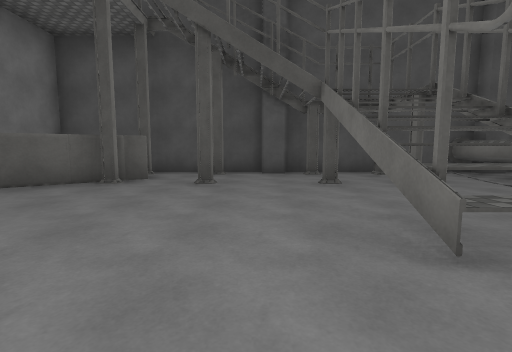
view 1 (above)

16 first-person views from a walk through a Unity game level. The camera is 1.3 m above the floor, tilts 6° down and sees 85° across. The floor is counted in squares, 2 m on a side. Each view is taken from the middle of a square. On the plan, view 1 faces up. The plan holds only what a view shows up to about 9 squares ahead; the rest is blank. The place goes on beyond the plan. The player is left out. Surface patterns are stand-ins for the level's own textures.

view 2
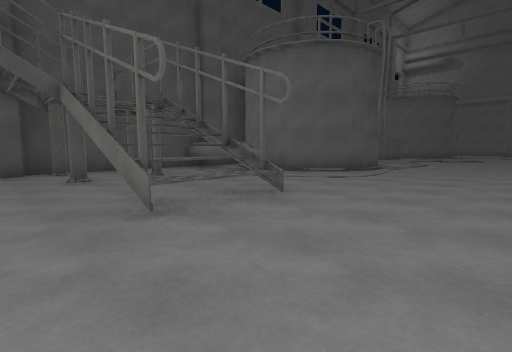

view 3
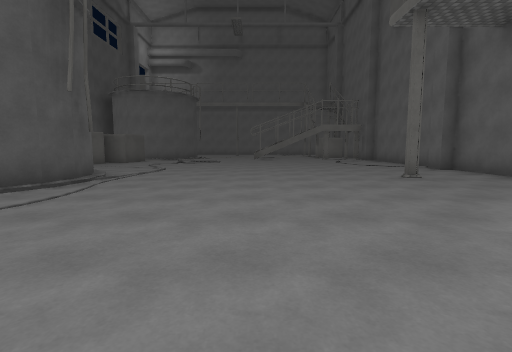

view 4
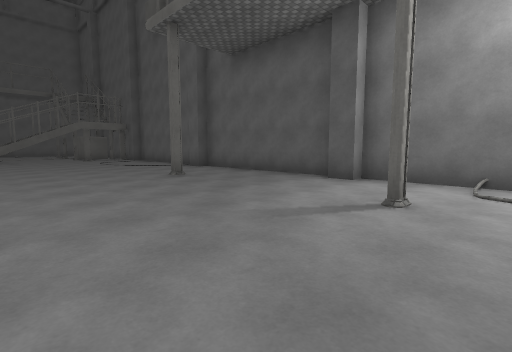

view 5
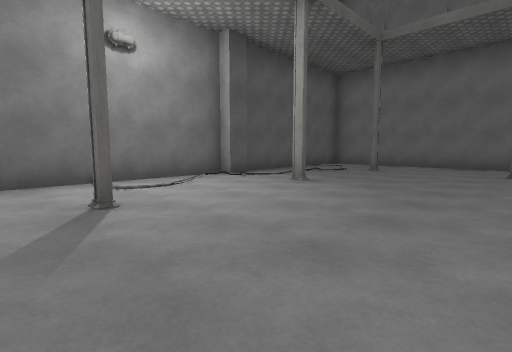

view 6
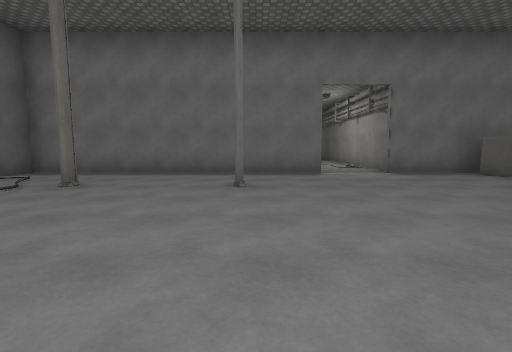

view 7
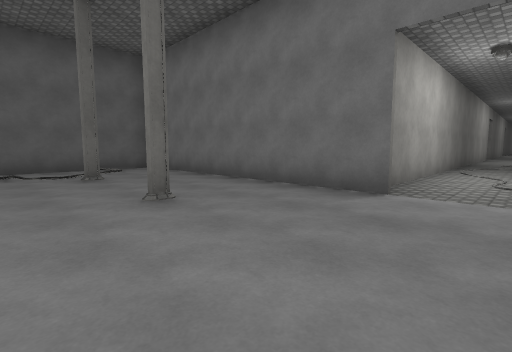

view 8
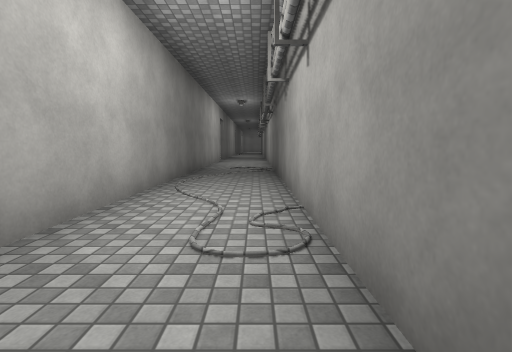

view 9
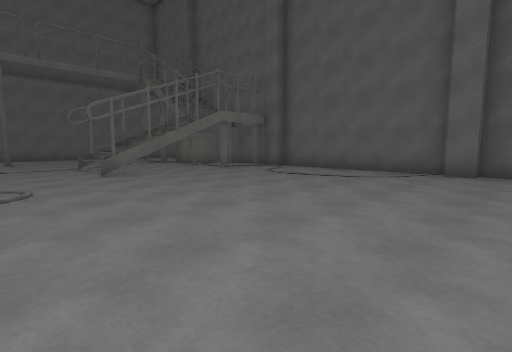

view 10
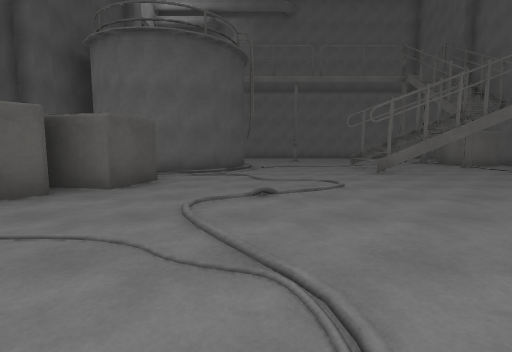

view 11
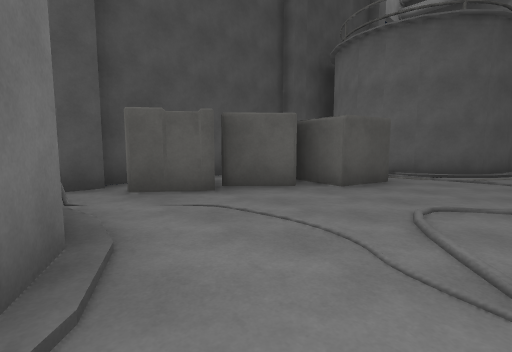

view 12
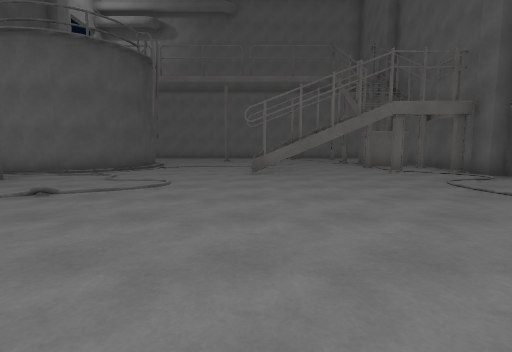

view 13
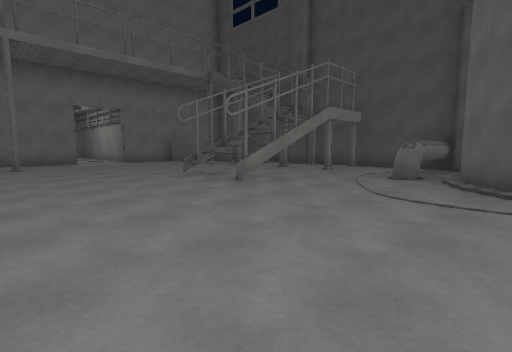

view 14
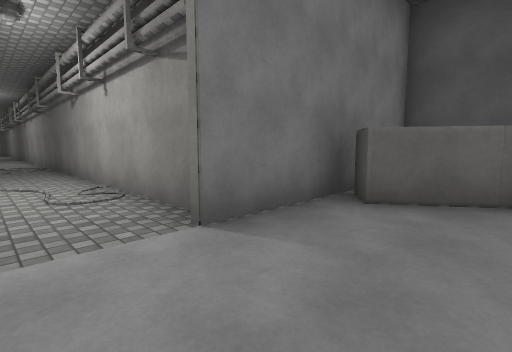

view 15
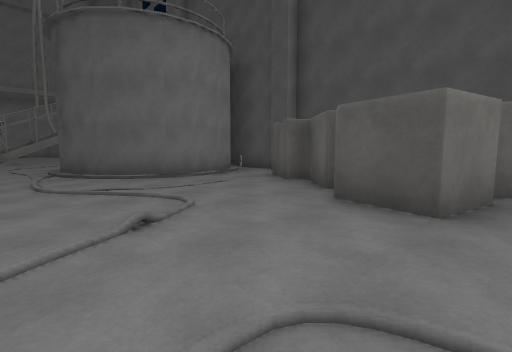

view 16
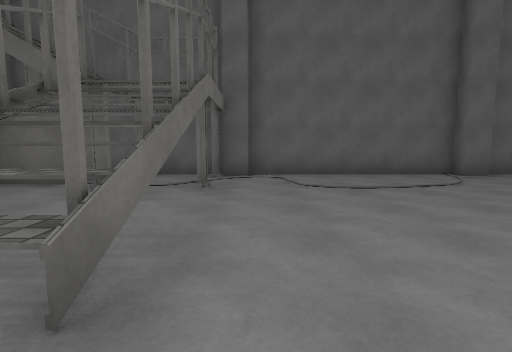

### Floor plan
Key: @ floor where view 1 was taken; # wall or solid block; . floor; ^ raised ledge.
Columns run from 14 left of view 1 to 19 right of it. Each row starts with its distance up from view 1.
  7            ########^#   ####
  6            #.......^#   #.##
  5          ###.#.#.#.^#   #..###
  4          #.........### ##...####
  3 ##########.....#.#...###.......###
  2 ...............^^^................
  1 ..................................
  0 ##########....@...................
 -1          #.#...................^^.
 -2          #.....................^^.
 -3          #.....................#..
 -4          #.#...#..#....#..........
 -5          #.....................###
 -6          ########  ......# ...###
 -7                  ###############

Positions as (right, up) in squares from view 1, and headings:
1: (0, 0), facing up
2: (0, -1), facing up-right
3: (3, -1), facing right
4: (3, -1), facing down-right
5: (5, -1), facing down-left
6: (2, -1), facing left
7: (-1, 2), facing down-left
8: (-5, 2), facing left
9: (10, 1), facing down-right
10: (10, 2), facing right
11: (10, 2), facing up-right
12: (10, -1), facing right
13: (7, -2), facing up-left
14: (-3, 1), facing up-left
15: (16, 1), facing up-left
16: (16, 0), facing down
